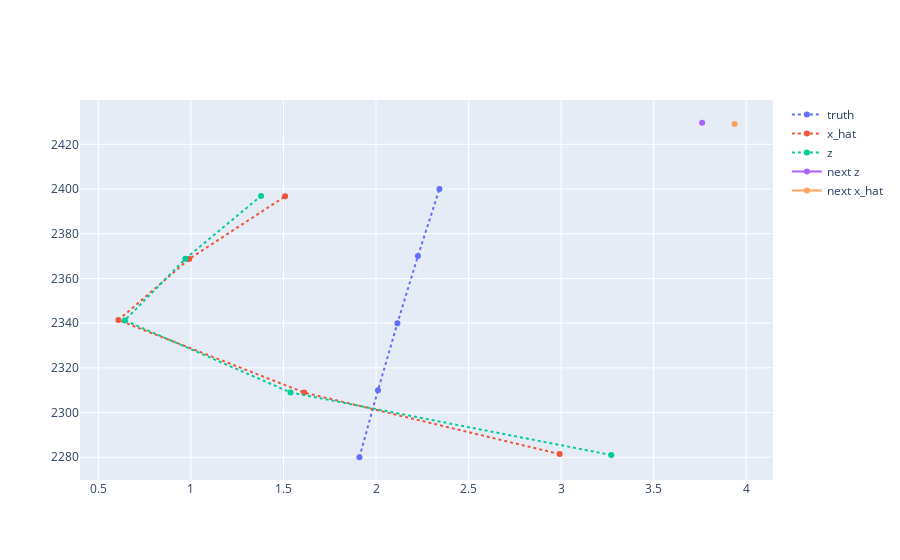
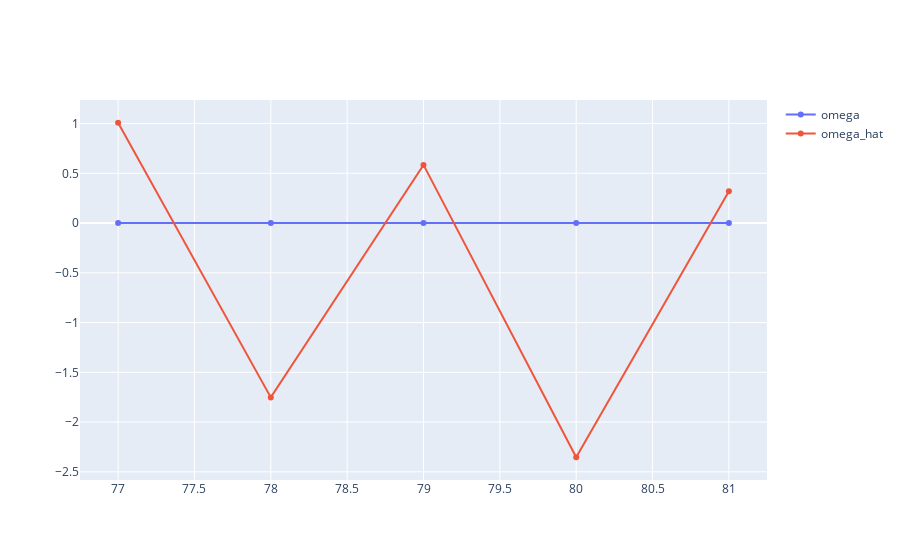

The code cell stored with these charts, in order, in its notebook:
### Code cell
d.one_step()

### Figure 1 — Plotly figure (JSON) as saved in the notebook; plotly's stock layout.template omitted (floating-point values rounded to 4 significant figures)
{"data": [{"line": {"dash": "dot"}, "name": "truth", "type": "scatter", "x": [1.91, 2.011, 2.116, 2.226, 2.343], "y": [2280.0, 2310.0, 2340.0, 2370.0, 2400.0]}, {"line": {"dash": "dot"}, "name": "x_hat", "type": "scatter", "x": [2.992, 1.612, 0.6082, 0.9911, 1.509], "y": [2281.0, 2309.0, 2341.0, 2369.0, 2397.0]}, {"line": {"dash": "dot"}, "name": "z", "type": "scatter", "x": [3.271, 1.538, 0.6426, 0.9702, 1.379], "y": [2281.0, 2309.0, 2341.0, 2369.0, 2397.0]}, {"name": "next z", "type": "scatter", "x": [3.762], "y": [2430.0]}, {"name": "next x_hat", "type": "scatter", "x": [3.937], "y": [2429.0]}], "layout": {"autosize": true, "xaxis": {"autorange": true, "range": [0.4041, 4.141], "type": "linear"}, "yaxis": {"autorange": true, "range": [2268.0, 2442.0], "type": "linear"}}}

### Figure 2 — Plotly figure (JSON) as saved in the notebook; plotly's stock layout.template omitted (floating-point values rounded to 4 significant figures)
{"data": [{"name": "omega", "type": "scatter", "x": [77, 78, 79, 80, 81], "y": [0.0001669, 0.0001754, 0.0001843, 0.0001937, 0.0002036]}, {"name": "omega_hat", "type": "scatter", "x": [77, 78, 79, 80, 81], "y": [1.008, -1.752, 0.5845, -2.354, 0.3193]}], "layout": {"autosize": true, "xaxis": {"autorange": true, "range": [76.75, 81.25], "type": "linear"}, "yaxis": {"autorange": true, "range": [-2.631, 1.285], "type": "linear"}}}
